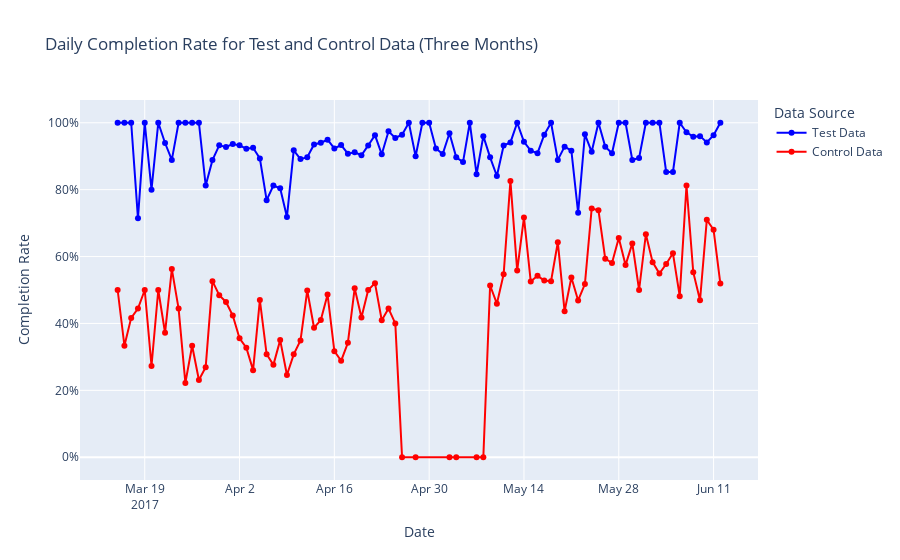

The notebook cell saved with this chart:
### Code cell
df_test_final['date'] = pd.to_datetime(df_test_final['date'])
df_control_final['date'] = pd.to_datetime(df_control_final['date'])

# Calculate the start and end dates for the three months
start_date = df_test_final['date'].min()
end_third_month = start_date + pd.DateOffset(days=90)

# Filter data for the three months
filtered_test_df = df_test_final[(df_test_final['date'] >= start_date) & (df_test_final['date'] < end_third_month)]
filtered_control_df = df_control_final[(df_control_final['date'] >= start_date) & (df_control_final['date'] < end_third_month)]

# Calculate daily completion rate for test data
daily_completion_test = filtered_test_df.groupby(filtered_test_df['date'].dt.date)['completion'].mean()

# Calculate daily completion rate for control data
daily_completion_control = filtered_control_df.groupby(filtered_control_df['date'].dt.date)['completion'].mean()

# Create a line+scatter plot
fig = go.Figure()

# Line+scatter for test data
fig.add_trace(go.Scatter(
    x=daily_completion_test.index,
    y=daily_completion_test.values,
    mode='lines+markers',
    name='Test Data',
    line=dict(shape='linear', color='blue')
))

# Line+scatter for control data
fig.add_trace(go.Scatter(
    x=daily_completion_control.index,
    y=daily_completion_control.values,
    mode='lines+markers',
    name='Control Data',
    line=dict(shape='linear', color='red')
))

# Update layout
fig.update_layout(
    title='Daily Completion Rate for Test and Control Data (Three Months)',
    xaxis_title='Date',
    yaxis_title='Completion Rate',
    yaxis_tickformat=',.0%',
    legend_title_text='Data Source'
)

# Show the plot

### Figure 1 — Plotly figure (JSON) as saved in the notebook; plotly's stock layout.template omitted (floating-point values rounded to 4 significant figures)
{"data": [{"line": {"color": "blue", "shape": "linear"}, "mode": "lines+markers", "name": "Test Data", "type": "scatter", "x": ["2017-03-15", "2017-03-16", "2017-03-17", "2017-03-18", "2017-03-19", "2017-03-20", "2017-03-21", "2017-03-22", "2017-03-23", "2017-03-24", "2017-03-25", "2017-03-26", "2017-03-27", "2017-03-28", "2017-03-29", "2017-03-30", "2017-03-31", "2017-04-01", "2017-04-02", "2017-04-03", "2017-04-04", "2017-04-05", "2017-04-06", "2017-04-07", "2017-04-08", "2017-04-09", "2017-04-10", "2017-04-11", "2017-04-12", "2017-04-13", "2017-04-14", "2017-04-15", "2017-04-16", "2017-04-17", "2017-04-18", "2017-04-19", "2017-04-20", "2017-04-21", "2017-04-22", "2017-04-23", "2017-04-24", "2017-04-25", "2017-04-26", "2017-04-27", "2017-04-28", "2017-04-29", "2017-04-30", "2017-05-01", "2017-05-02", "2017-05-03", "2017-05-04", "2017-05-05", "2017-05-06", "2017-05-07", "2017-05-08", "2017-05-09", "2017-05-10", "2017-05-11", "2017-05-12", "2017-05-13", "2017-05-14", "2017-05-15", "2017-05-16", "2017-05-17", "2017-05-18", "2017-05-19", "2017-05-20", "2017-05-21", "2017-05-22", "2017-05-23", "2017-05-24", "2017-05-25", "2017-05-26", "2017-05-27", "2017-05-28", "2017-05-29", "2017-05-30", "2017-05-31", "2017-06-01", "2017-06-02", "2017-06-03", "2017-06-04", "2017-06-05", "2017-06-06", "2017-06-07", "2017-06-08", "2017-06-09", "2017-06-10", "2017-06-11", "2017-06-12"], "y": [1, 1, 1, 0.7143, 1, 0.8, 1, 0.9394, 0.8889, 1, 1, 1, 1, 0.8125, 0.8883, 0.9325, 0.9274, 0.9364, 0.9324, 0.9224, 0.9252, 0.8934, 0.7686, 0.8125, 0.8039, 0.7184, 0.9175, 0.8913, 0.8971, 0.9351, 0.9402, 0.9492, 0.9231, 0.9333, 0.9074, 0.9114, 0.9029, 0.9322, 0.963, 0.9057, 0.9744, 0.9545, 0.9643, 1, 0.9, 1, 1, 0.9231, 0.9062, 0.9688, 0.8966, 0.8824, 1, 0.8462, 0.96, 0.8966, 0.8409, 0.9318, 0.9412, 1, 0.9429, 0.9167, 0.9091, 0.9643, 1, 0.8889, 0.9286, 0.9167, 0.7308, 0.9655, 0.913, 1, 0.9286, 0.9091, 1, 1, 0.8889, 0.8947, 1, 1, 1, 0.8529, 0.8529, 1, 0.9714, 0.9583, 0.96, 0.9412, 0.963, 1]}, {"line": {"color": "red", "shape": "linear"}, "mode": "lines+markers", "name": "Control Data", "type": "scatter", "x": ["2017-03-15", "2017-03-16", "2017-03-17", "2017-03-18", "2017-03-19", "2017-03-20", "2017-03-21", "2017-03-22", "2017-03-23", "2017-03-24", "2017-03-25", "2017-03-26", "2017-03-27", "2017-03-28", "2017-03-29", "2017-03-30", "2017-03-31", "2017-04-01", "2017-04-02", "2017-04-03", "2017-04-04", "2017-04-05", "2017-04-06", "2017-04-07", "2017-04-08", "2017-04-09", "2017-04-10", "2017-04-11", "2017-04-12", "2017-04-13", "2017-04-14", "2017-04-15", "2017-04-16", "2017-04-17", "2017-04-18", "2017-04-19", "2017-04-20", "2017-04-21", "2017-04-22", "2017-04-23", "2017-04-24", "2017-04-25", "2017-04-26", "2017-04-28", "2017-05-03", "2017-05-04", "2017-05-07", "2017-05-08", "2017-05-09", "2017-05-10", "2017-05-11", "2017-05-12", "2017-05-13", "2017-05-14", "2017-05-15", "2017-05-16", "2017-05-17", "2017-05-18", "2017-05-19", "2017-05-20", "2017-05-21", "2017-05-22", "2017-05-23", "2017-05-24", "2017-05-25", "2017-05-26", "2017-05-27", "2017-05-28", "2017-05-29", "2017-05-30", "2017-05-31", "2017-06-01", "2017-06-02", "2017-06-03", "2017-06-04", "2017-06-05", "2017-06-06", "2017-06-07", "2017-06-08", "2017-06-09", "2017-06-10", "2017-06-11", "2017-06-12"], "y": [0.5, 0.3333, 0.4167, 0.4444, 0.5, 0.2727, 0.5, 0.3721, 0.5625, 0.4444, 0.2222, 0.3333, 0.2308, 0.2692, 0.5265, 0.4845, 0.4643, 0.4237, 0.3557, 0.3274, 0.2604, 0.4699, 0.3079, 0.2762, 0.3502, 0.2458, 0.3077, 0.3488, 0.4985, 0.3872, 0.4101, 0.4863, 0.3172, 0.2883, 0.3423, 0.505, 0.4177, 0.5, 0.5205, 0.4095, 0.4444, 0.4, 0, 0, 0, 0, 0, 0, 0.5135, 0.459, 0.5472, 0.8261, 0.5581, 0.717, 0.5254, 0.5424, 0.5283, 0.5263, 0.6429, 0.4364, 0.5375, 0.4688, 0.5179, 0.7436, 0.7381, 0.5938, 0.5806, 0.6552, 0.5745, 0.6393, 0.5, 0.6667, 0.5833, 0.549, 0.5778, 0.6098, 0.4815, 0.8125, 0.5532, 0.4694, 0.7097, 0.68, 0.5192]}], "layout": {"legend": {"title": {"text": "Data Source"}}, "title": {"text": "Daily Completion Rate for Test and Control Data (Three Months)"}, "xaxis": {"title": {"text": "Date"}}, "yaxis": {"tickformat": ",.0%", "title": {"text": "Completion Rate"}}}}
